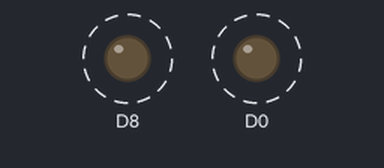
A sketch run on a simulated ESP8266 (NodeMCU). Parts: output pins drawn as LEDs (lit = HIGH). Dashed ring = blinking.

Above: at 0.5 s.
Timing chart, 0 to 4.6 s (numbered marks = the images above):
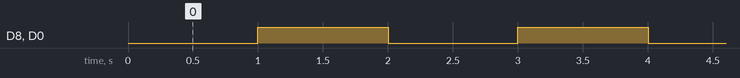

The sketch:

testBuzzerandLock.ino
```cpp
// lock : 10, buzzer : d0, lock : d8, D11: SD2, S12: SD3
void setup() {
  // put your setup code here, to run once:
  pinMode(D0,OUTPUT);
  pinMode(D8,OUTPUT);
}

void loop() {
  // put your main code here, to run repeatedly:
  digitalWrite(D0,0);
  digitalWrite(D8,0);
  delay(1000);
  digitalWrite(D0,1);
  digitalWrite(D8,1);
  delay(1000);


}
```

Measured:
- by itself, D8, D0: alternates HIGH for 1.0 s and LOW for 1.0 s
